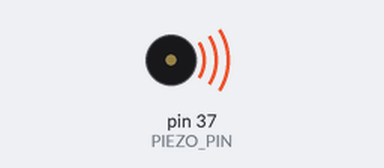
Simulated run of this program. Board: Raspberry Pi (header pin numbers). On the bench: buzzer (waves = sounding, pin HIGH). What the program prints to the terminal is not drawn. At 0.6 s the program stops and its outputs stay as they are.

Above: at 0.07 s.
Timing chart, 0 to 2.1 s (numbered marks = the images above):
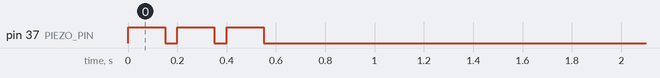

Measured:
- by itself, pin 37 (PIEZO_PIN): alternates HIGH for 0.15 s and LOW for 0.05 s, 6 changes in all, then stays LOW

The program:

buzzer-test.py
```python
import time
import RPi.GPIO as GPIO

GPIO.setmode(GPIO.BOARD)
PIEZO_PIN = 37

print("Buzzer triggert")

GPIO.setup(PIEZO_PIN, GPIO.OUT)

GPIO.output(PIEZO_PIN, True)
time.sleep(0.15)
GPIO.output(PIEZO_PIN, False)
time.sleep(0.05)

GPIO.output(PIEZO_PIN, True)
time.sleep(0.15)
GPIO.output(PIEZO_PIN, False)
time.sleep(0.05)

GPIO.output(PIEZO_PIN, True)
time.sleep(0.15)
GPIO.output(PIEZO_PIN, False)
time.sleep(0.05)

GPIO.cleanup()
```
